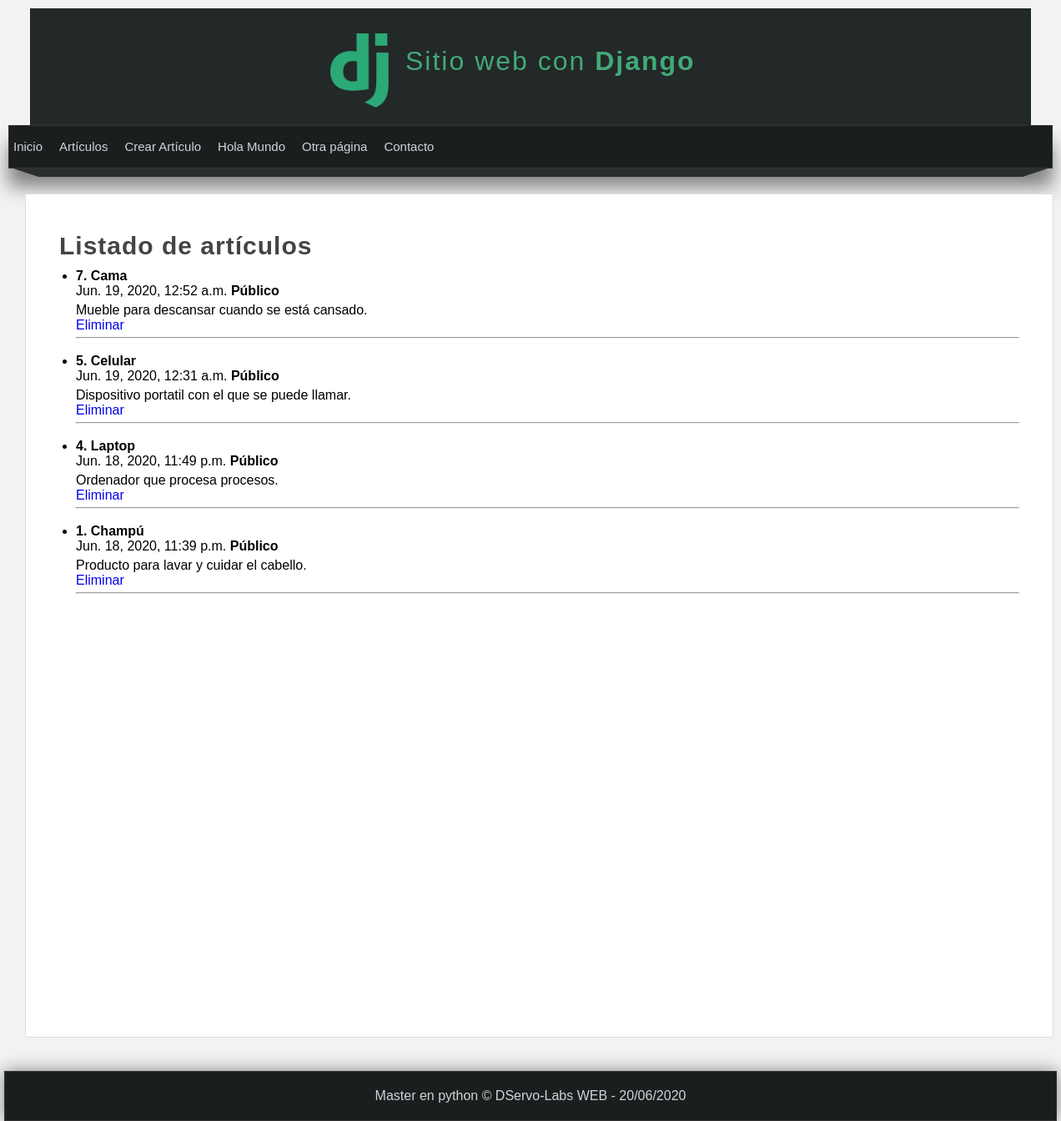
The app's page /articulos/, older data.
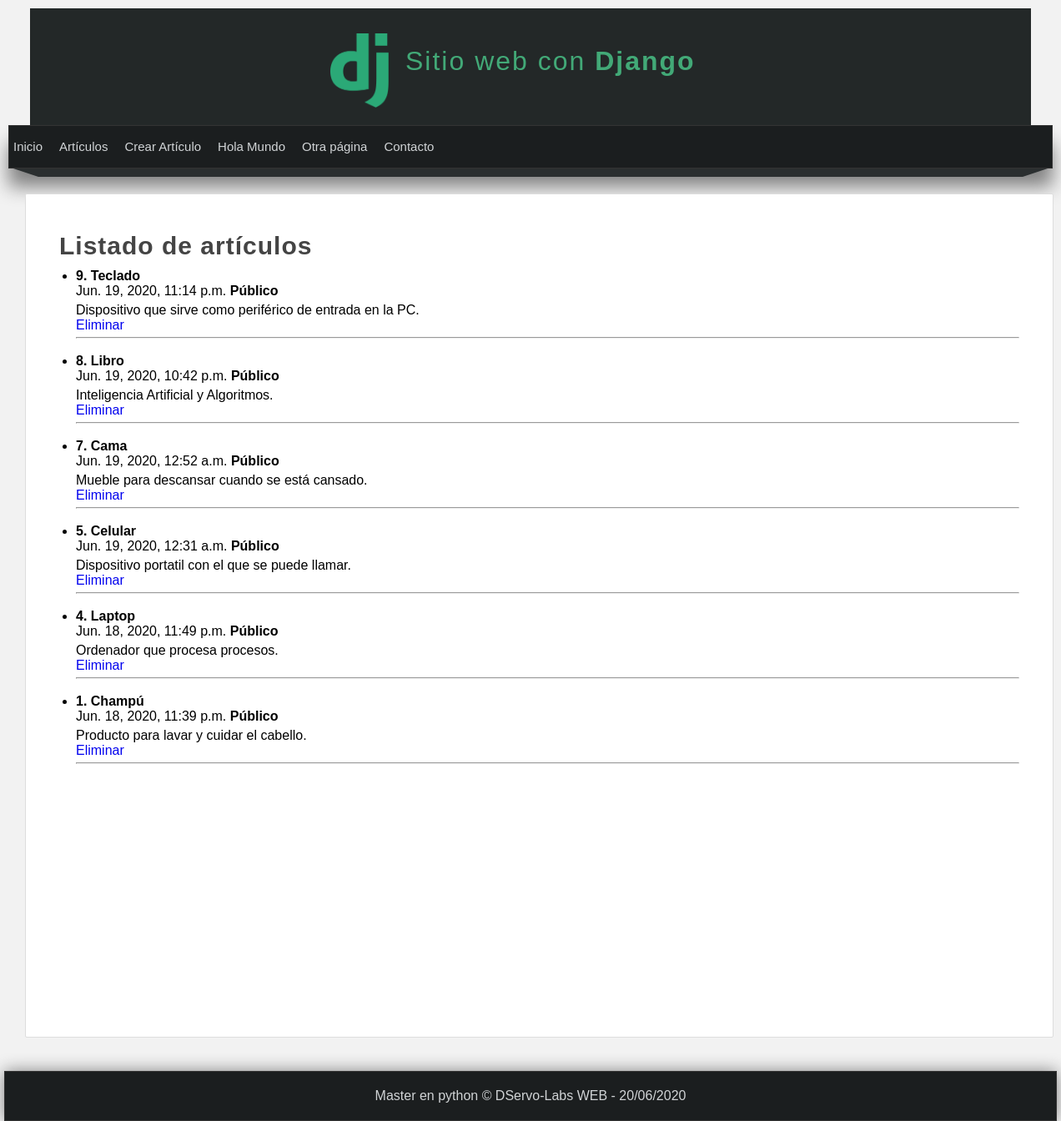
The same page, newer data.
### miApp/models.py (models this page shows)
class Article(models.Model):
    title = models.CharField(max_length=100)
    content = models.TextField()
    public = models.BooleanField()
    created_at = models.DateTimeField(auto_now_add=True)
    updated_at = models.DateTimeField(auto_now=True)

### miApp/views.py (the view)
# urls.py: path('articulos/', views.listar_articulos, name='n_articulos'),
def listar_articulos(request):
    articulos = Article.objects.order_by('-id').exclude(public=False)
    return render(
        request,
        'articulos.html',
        {
            'articulos': articulos
        }
    )

### miApp/templates/articulos.html (shortened to what this page needs)
{% extends 'layout.html' %}
{% block content %}
    <h1 class="title">Listado de artículos</h1>
    <ul>
        {% for articulo in articulos %}
            <li>
                <h4> {{ articulo.id }}. {{ articulo.title }} </h4>
                <span>{{articulo.created_at}}</span>
                {% if articulo.public %}
                    <strong>Público</strong>
                {% else %}
                    <strong>Privado</strong>
                {% endif %}
                <p>
                    {{ articulo.content}}
                    <br>
                    <a href= "{% url 'n_borrar_articulo' p_id=articulo.id %}">Eliminar</a>
                </p>
                <hr/>
                <br>
            </li>
        {% endfor %}
    </ul>
{% endblock %}

Row changes from the older to the newer data that the page shows:
added Article: id "9", title "Teclado", created_at "Jun. 19, 2020, 11:14 p.m.", public "Público", content "Dispositivo que sirve como periférico de entrada en la PC."
added Article: id "8", title "Libro", created_at "Jun. 19, 2020, 10:42 p.m.", public "Público", content "Inteligencia Artificial y Algoritmos."
